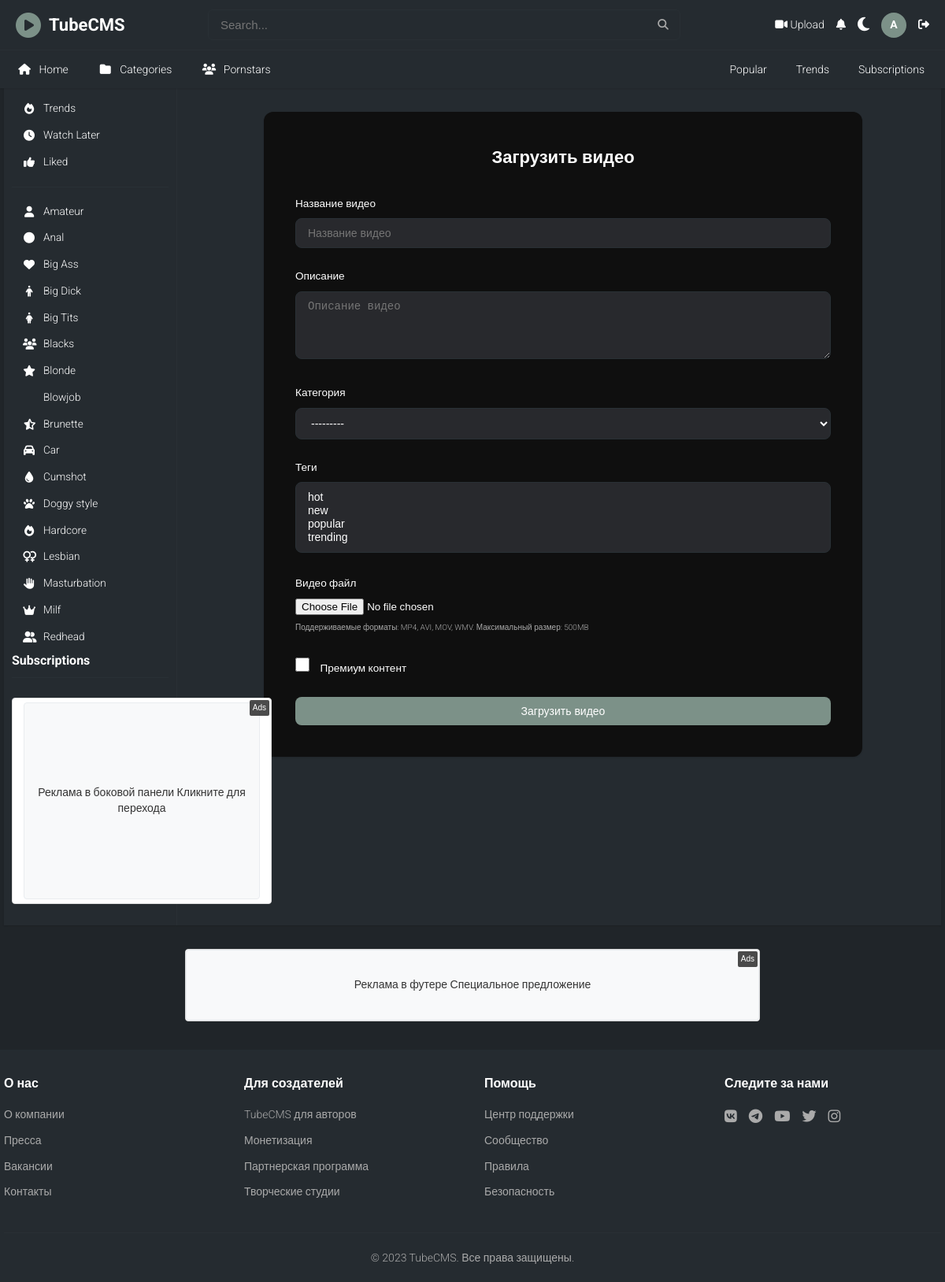
The page /videos/upload/ (signed in) on the database its author committed.
### apps/users/models.py (models this page shows, shortened)
class User(AbstractUser):
    email = models.EmailField(unique=True)
    avatar = models.ImageField(upload_to='avatars/', blank=True, null=True)
    bio = models.TextField(max_length=500, blank=True)
    birth_date = models.DateField(blank=True, null=True)
    location = models.CharField(max_length=100, blank=True)
    website = models.URLField(blank=True)
    is_verified = models.BooleanField(default=False)
    subscribers_count = models.PositiveIntegerField(default=0)
    videos_count = models.PositiveIntegerField(default=0)
    total_views = models.PositiveIntegerField(default=0)
    created_at = models.DateTimeField(auto_now_add=True)
    updated_at = models.DateTimeField(auto_now=True)
    USERNAME_FIELD = 'email'
    REQUIRED_FIELDS = ['username']
    class Meta:
        verbose_name = "User"
        verbose_name_plural = "Users"

### apps/core/models.py (models this page shows)
class TimeStampedModel(models.Model):
    created_at = models.DateTimeField(auto_now_add=True)
    updated_at = models.DateTimeField(auto_now=True)
    class Meta:
        abstract = True

class Category(TimeStampedModel):
    name = models.CharField(max_length=100, unique=True)
    slug = models.SlugField(max_length=100, unique=True)
    description = models.TextField(blank=True)
    icon = models.CharField(max_length=50, blank=True, help_text="Font Awesome icon class")
    is_active = models.BooleanField(default=True)
    order = models.PositiveIntegerField(default=0)
    class Meta:
        verbose_name = "Category"
        verbose_name_plural = "Categories"
        ordering = ['order', 'name']
    def __str__(self):
        return self.name

### apps/ads/models.py (models this page shows, shortened)
class AdBanner(models.Model):
    BANNER_TYPES = [
        ('image', 'Изображение'),
        ('video', 'Видео'),
        ('html', 'HTML'),
        ('text', 'Текст'),
    ]
    name = models.CharField(max_length=200, verbose_name="Название баннера")
    campaign = models.ForeignKey(AdCampaign, on_delete=models.CASCADE, related_name='banners', verbose_name="Кампания")
    placement = models.ForeignKey(AdPlacement, on_delete=models.CASCADE, related_name='banners', verbose_name="Место размещения")
    banner_type = models.CharField(max_length=20, choices=BANNER_TYPES, verbose_name="Тип баннера")
    image = models.ImageField(upload_to='ads/images/', blank=True, null=True, verbose_name="Изображение")
    video = models.FileField(upload_to='ads/videos/', blank=True, null=True, verbose_name="Видео")
    html_content = models.TextField(blank=True, verbose_name="HTML контент")
    text_content = models.TextField(blank=True, verbose_name="Текстовый контент")
    target_url = models.URLField(verbose_name="Целевая ссылка")
    alt_text = models.CharField(max_length=200, blank=True, verbose_name="Альтернативный текст")
    is_active = models.BooleanField(default=True, verbose_name="Активно")
    priority = models.PositiveIntegerField(default=0, verbose_name="Приоритет")
    weight = models.PositiveIntegerField(default=1, verbose_name="Вес (для ротации)")
    impressions_count = models.PositiveIntegerField(default=0, verbose_name="Количество показов")
    clicks_count = models.PositiveIntegerField(default=0, verbose_name="Количество кликов")
    created_at = models.DateTimeField(auto_now_add=True, verbose_name="Создано")
    updated_at = models.DateTimeField(auto_now=True, verbose_name="Обновлено")
    class Meta:
        verbose_name = "Рекламный баннер"
        verbose_name_plural = "Рекламные баннеры"
        ordering = ['-priority', '-created_at']
    def record_impression(self):
        self.impressions_count += 1
        self.save(update_fields=['impressions_count'])

### apps/videos/views.py (the view)
# urls.py: path('upload/', views.video_upload, name='upload'),
@login_required
def video_upload(request):
    if request.method == 'POST':
        form = VideoUploadForm(request.POST, request.FILES)
        if form.is_valid():
            video = form.save(commit=False)
            video.user = request.user
            video.save()
            form.save_m2m()  # Save many-to-many relationships
            messages.success(request, 'Видео загружено! Обработка начнется в ближайшее время.')
            return redirect('videos:detail', slug=video.slug)
    else:
        form = VideoUploadForm()
    return render(request, 'videos/upload.html', {'form': form})

### apps/videos/forms.py (shortened to what this page needs)
class VideoUploadForm(forms.ModelForm):
    class Meta:
        model = Video
        fields = ['title', 'description', 'category', 'tags', 'is_premium']
        widgets = {
            'title': forms.TextInput(attrs={
                'class': 'form-control',
                'placeholder': 'Название видео'
            }),
            'description': forms.Textarea(attrs={
                'class': 'form-control',
                'rows': 4,
                'placeholder': 'Описание видео'
            }),
            'category': forms.Select(attrs={'class': 'form-control'}),
            'tags': forms.SelectMultiple(attrs={'class': 'form-control'}),
            'is_premium': forms.CheckboxInput(attrs={'class': 'form-check-input'}),
        }
    def __init__(self, *args, **kwargs):
        super().__init__(*args, **kwargs)
        self.fields['tags'].queryset = Tag.objects.all()
        self.fields['tags'].required = False

### apps/core/context_processors.py (called while the page is built)
def theme(request):
    if request.user.is_authenticated and hasattr(request.user, 'profile'):
        theme_preference = request.user.profile.theme_preference
    else:
        theme_preference = 'dark'  # Default theme
    return {
        'theme': theme_preference
    }

def categories(request):
    return {
        'categories': Category.objects.filter(is_active=True).order_by('order', 'name')
    }

### apps/core/models.py (called while the page is built)
    def __str__(self):
        return self.name

### apps/core/templatetags/core_tags.py (called while the page is built)
@register.simple_tag
def get_avatar_initial(user):
    if user.first_name:
        return user.first_name[0].upper()
    elif user.username:
        return user.username[0].upper()
    return "U"

### templates/videos/upload.html (shortened to what this page needs)
{% extends 'base.html' %}
{% block content %}
<div class="upload-container">
    <div class="upload-form">
        <h2>Загрузить видео</h2>
        <form method="post" enctype="multipart/form-data" id="upload-form">
            <div class="form-group">
                <label for="{{ form.title.id_for_label }}">Название видео</label>
                {{ form.title }}
            </div>
            <div class="form-group">
                <label for="{{ form.description.id_for_label }}">Описание</label>
                {{ form.description }}
            </div>
            <div class="form-group">
                <label for="{{ form.category.id_for_label }}">Категория</label>
                {{ form.category }}
            </div>
            <div class="form-group">
                <label for="{{ form.tags.id_for_label }}">Теги</label>
                {{ form.tags }}
            </div>
            <div class="form-group">
                <label for="video_file">Видео файл</label>
                <input type="file" name="video_file" id="video_file" accept="video/*" required>
                <div class="file-info">
                    <small>Поддерживаемые форматы: MP4, AVI, MOV, WMV. Максимальный размер: 500MB</small>
                </div>
            </div>
            <div class="form-group">
                <label class="checkbox-label">
                    {{ form.is_premium }}
                    Премиум контент
                </label>
            </div>
            <button type="submit" class="btn btn-primary" id="submit-btn">Загрузить видео</button>
        </form>
    </div>
</div>
{% endblock %}

### templates/base.html (shortened to what this page needs)
{% load static %}
{% load core_tags %}
{% load ads_tags %}
<!DOCTYPE html>
<html lang="ru">
<head>
    <link rel="stylesheet" href="{% static 'css/base.css' %}">
</head>
<body class="{% if theme == 'light' %}light-theme{% else %}dark-theme{% endif %}">
    <header>
        <div class="container">
            <div class="header-top">
                <div class="logo">
                    <a href="{% url 'core:home' %}">
                        <i class="fas fa-play-circle logo-icon"></i>
                        <h1>TubeCMS</h1>
                    </a>
                </div>
                <div class="search-bar">
                    <form method="GET" action="{% url 'core:search' %}" hx-get="{% url 'core:search' %}" hx-target="#search-results" hx-trigger="keyup delay:500ms from:input[name='q']">
                        <input type="text" name="q" placeholder="Search..." value="{{ request.GET.q }}">
                        <i class="fas fa-search search-icon"></i>
                    </form>
                </div>
                <div class="account-controls">
                    {% if user.is_authenticated %}
                        <a href="{% url 'videos:upload' %}" title="Upload video">
                            <i class="fas fa-video"></i> Upload
                        </a>
                        <a href="#" title="Уведомления">
                            <i class="fas fa-bell"></i>
                        </a>
                        <button class="theme-toggle" id="themeToggle" title="Переключить тему">
                            <i class="fas fa-moon"></i>
                        </button>
                        <a href="{% url 'users:profile' user.username %}" class="user-avatar" title="Профиль">
                            {% get_avatar_initial user %}
                        </a>
                        <a href="{% url 'users:logout' %}" title="Выйти">
                            <i class="fas fa-sign-out-alt"></i>
                        </a>
                    {% endif %}
                </div>
            </div>
        </div>
        <nav>
            <div class="container nav-container">
                <div class="left-nav">
                    <a href="{% url 'core:home' %}" class="nav-item {% if request.resolver_match.url_name == 'home' %}active{% endif %}"><i class="fas fa-home"></i> Home</a>
                    <a href="{% url 'core:categories' %}" class="nav-item {% if request.resolver_match.url_name == 'categories' %}active{% endif %}"><i class="fas fa-folder"></i> Categories</a>
                    <a href="{% url 'models:list' %}" class="nav-item {% if request.resolver_match.url_name == 'list' %}active{% endif %}"><i class="fas fa-users"></i> Pornstars</a></li>
                </div>
                <div class="right-nav">
                    <a href="{% url 'core:search' %}?sort=popular" class="nav-item {% if request.resolver_match.url_name == 'search' and request.GET.sort == 'popular' %}active{% endif %}">Popular</a>
                    <a href="{% url 'core:search' %}?sort=trending" class="nav-item {% if request.resolver_match.url_name == 'search' and request.GET.sort == 'trending' %}active{% endif %}">Trends</a>
                    {% if user.is_authenticated %}
                        <a href="{% url 'users:subscriptions' %}" class="nav-item {% if request.resolver_match.url_name == 'subscriptions' %}active{% endif %}">Subscriptions</a>
                    {% endif %}
                </div>
            </div>
        </nav>
    </header>
    <div class="container">
        <div class="main-content">
            {% include 'partials/sidebar.html' %}
            <main class="content">
                {% block content %}{% endblock %}
            </main>
        </div>
    </div>
    <div class="footer-ads">
        <div class="container">
            {% ad_banner 'footer-banner' request %}
        </div>
    </div>
    <footer>
        <div class="container">
            <div class="footer-content">
                <div class="footer-section">
                    <h3>О нас</h3>
                    <ul>
                        <li><a href="#">О компании</a></li>
                        <li><a href="#">Пресса</a></li>
                        <li><a href="#">Вакансии</a></li>
                        <li><a href="#">Контакты</a></li>
                    </ul>
                </div>
                <div class="footer-section">
                    <h3>Для создателей</h3>
                    <ul>
                        <li><a href="#">TubeCMS для авторов</a></li>
                        <li><a href="#">Монетизация</a></li>
                        <li><a href="#">Партнерская программа</a></li>
                        <li><a href="#">Творческие студии</a></li>
                    </ul>
                </div>
                <div class="footer-section">
                    <h3>Помощь</h3>
                    <ul>
                        <li><a href="#">Центр поддержки</a></li>
                        <li><a href="#">Сообщество</a></li>
                        <li><a href="#">Правила</a></li>
                        <li><a href="#">Безопасность</a></li>
                    </ul>
                </div>
                <div class="footer-section">
                    <h3>Следите за нами</h3>
                    <div class="social-links">
                        <a href="#"><i class="fab fa-vk"></i></a>
                        <a href="#"><i class="fab fa-telegram"></i></a>
                        <a href="#"><i class="fab fa-youtube"></i></a>
                        <a href="#"><i class="fab fa-twitter"></i></a>
                        <a href="#"><i class="fab fa-instagram"></i></a>
                    </div>
                </div>
            </div>
            <div class="footer-bottom">
                <p>&copy; 2023 TubeCMS. Все права защищены.</p>
            </div>
        </div>
    </footer>
		<link rel="stylesheet" href="https://cdnjs.cloudflare.com/ajax/libs/font-awesome/6.4.0/css/all.min.css">
</body>
</html>

### templates/partials/sidebar.html (shortened to what this page needs)
{% load ads_tags %}
<aside class="sidebar">
	<div class="sidebar-section">
		<ul>
			<li><a href="{% url 'core:search' %}?sort=trending" class="{% if request.resolver_match.url_name == 'search' and request.GET.sort == 'trending' %}active{% endif %}"><i class="fas fa-fire"></i> Trends</a></li>
			{% if user.is_authenticated %}
			<li><a href="#"><i class="fas fa-clock"></i> Watch Later</a></li>
			<li><a href="#"><i class="fas fa-thumbs-up"></i> Liked</a></li>
			{% endif %}
		</ul>
	</div>
	<div class="separator"></div>
	<div class="sidebar-section">
		<ul>
			{% for category in categories %}
			<li><a href="{% url 'videos:category' category.slug %}" class=""><i class="fas fa-{{ category.icon|default:'tag' }}"></i> {{ category.name }}</a></li>
			{% endfor %}
		</ul>
	</div>
	{% if user.is_authenticated %}
	<div class="sidebar-section">
		<h3>Subscriptions</h3>
	</div>
	{% endif %}
	{% ad_banner 'sidebar-banner' request %}
</aside>

### templates/ads/banner.html (shortened to what this page needs)
{% load static %}
{% if banner %}
<div class="ad-banner" data-banner-id="{{ banner.id }}" data-placement="{{ placement.slug }}">
    {% if banner.banner_type == 'image' and banner.image %}
        <a href="{% url 'ads:click' banner.id %}" target="_blank" rel="nofollow">
            <img src="{{ banner.image.url }}"
                 alt="{{ banner.alt_text|default:banner.name }}"
                 width="{{ placement.width }}"
                 height="{{ placement.height }}"
                 class="ad-image">
        </a>
    {% elif banner.banner_type == 'html' and banner.html_content %}
        <div class="ad-html">
            {{ banner.html_content|safe }}
        </div>
    {% elif banner.banner_type == 'text' and banner.text_content %}
        <a href="{% url 'ads:click' banner.id %}" target="_blank" rel="nofollow" class="ad-text-link">
            <div class="ad-text" style="width: {{ placement.width }}px; height: {{ placement.height }}px;">
                {{ banner.text_content }}
            </div>
        </a>
    {% endif %}
    <div class="ad-label">Ads</div>
</div>
{% endif %}

### rows shown on the page
User: first_name "A"
Category: name "Amateur"
Category: name "Anal"
Category: name "Big Ass"
Category: name "Big Dick"
Category: name "Big Tits"
Category: name "Blacks"
Category: name "Blonde"
Category: name "Blowjob"
Category: name "Brunette"
Category: name "Car"
Category: name "Cumshot"
Category: name "Doggy style"
Category: name "Hardcore"
Category: name "Lesbian"
Category: name "Masturbation"
Category: name "Milf"
Category: name "Redhead"
AdBanner: text_content "Реклама в боковой панели Кликните для перехода"
AdBanner: text_content "Реклама в футере Специальное предложение"
